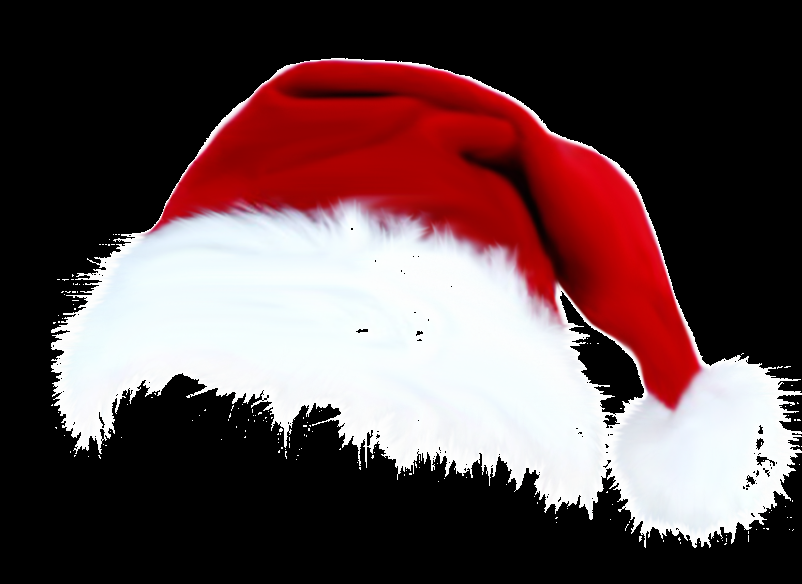
//> input picture hat.png, 802 x 584 px
$ ./源3   (built with g++ and OpenCV 4)
//> lines starting //> are read from the running program, lines starting //| are printed output that depends on the picture; after the words box and inside, x2 and y2 are one past the last pixel; in counts of white or black regions, pixels touching at a corner belong together
//代码，在一张图片上打马赛克

#include <core\core.hpp>
#include <highgui\highgui.hpp>

using namespace cv;

int neightbourHoo = 9; //马赛克上每个方框的像素大小

int main3()
{
	Mat image = imread("hat.png");
//> image is the input picture: 584 rows x 802 cols, CV_8UC3; mean B, G, R 72.8, 71.3, 94.6
	Mat faceROI = image(Rect(100,100,200,200)); //兴趣区域不能显示？？
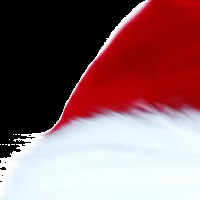
//> faceROI: 200 rows x 200 cols, CV_8UC3; mean B, G, R 103.7, 99.9, 140.8


	for (int i = 50; i < faceROI.rows- neightbourHoo; i += neightbourHoo)
	{
		for (int j = 0; j < faceROI.cols - neightbourHoo; j += neightbourHoo)
		{
			Mat roi = faceROI(Rect(j , i , neightbourHoo, neightbourHoo));

			Scalar sca = Scalar(
				faceROI.at<Vec3b>(i+2 ,j+2 )[0],
				faceROI.at<Vec3b>(i+2, j+2 )[1],
				faceROI.at<Vec3b>(i+2, j+2 )[2]);
			//Mat roiCopy = Mat(rect.size(), CV_8UC3, sca);
			//roiCopy.copyTo(roi);
			roi.setTo(sca);
		}
	}
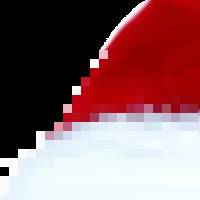
//> faceROI: 200 rows x 200 cols, CV_8UC3; mean B, G, R 100.4, 96.7, 138
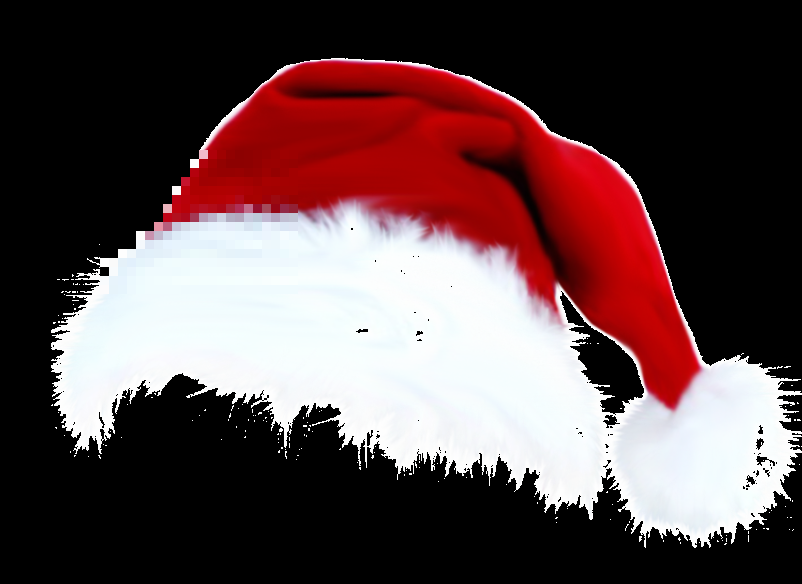
//> image: 584 rows x 802 cols, CV_8UC3; 4.27% of pixels changed, all inside (x1, y1, x2, y2) = (100, 150, 298, 294)

	imshow("haha", faceROI);
	imshow("ha", image);
	waitKey(0);
	return 0;
}


// [56 lines of commented-out code are left out]
int main() { main3(); }

$ run again, with hahh1.png copied over hat.png
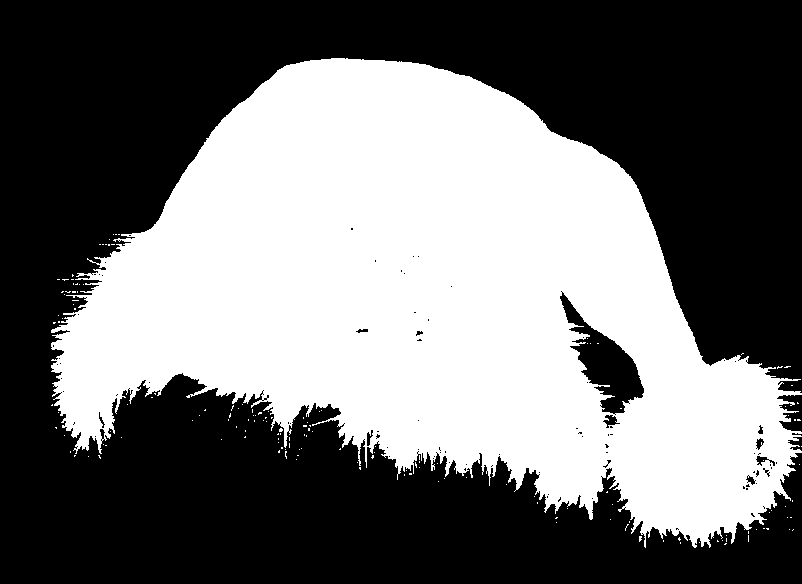
//> input picture hahh1.png, 802 x 584 px
//> in main3, image is the input picture: 584 rows x 802 cols, CV_8UC3; 44.2% white; 161 white regions (160 under 20 px), largest, box (x1, y1, x2, y2) and area: (51, 58, 802, 548) 206517
//> after the loop in main3, `for (int i = 50; i < faceROI.rows- neightbourHoo; i += neightbourHoo)`:
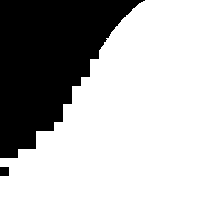
//> faceROI: 200 rows x 200 cols, CV_8UC3; 67.5% white; 2 black regions, box (x1, y1, x2, y2) and area: (0, 0, 145, 158) 12922, (0, 167, 9, 176) 81
//> after the loop in main3, `for (int i = 50; i < faceROI.rows- neightbourHoo; i += neightbourHoo)`:
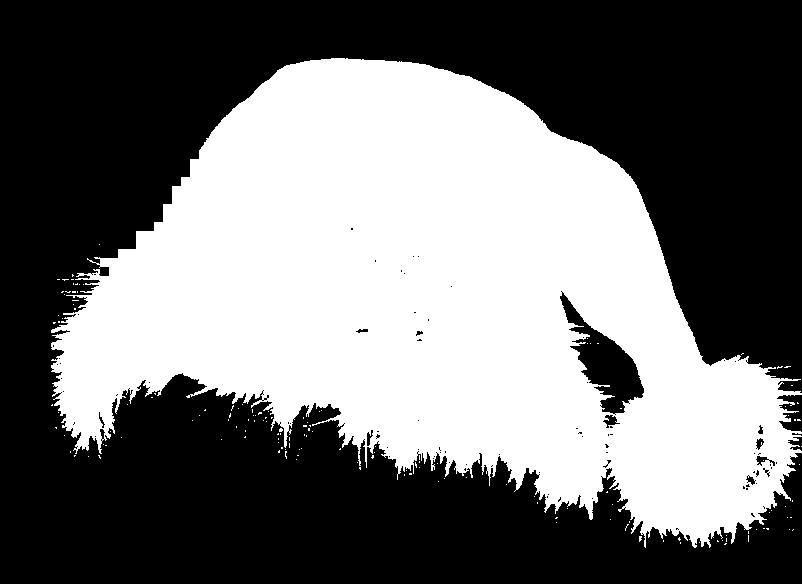
//> image: 584 rows x 802 cols, CV_8UC3; 44.1% white; 153 white regions (152 under 20 px), largest, box (x1, y1, x2, y2) and area: (51, 58, 802, 548) 206055
